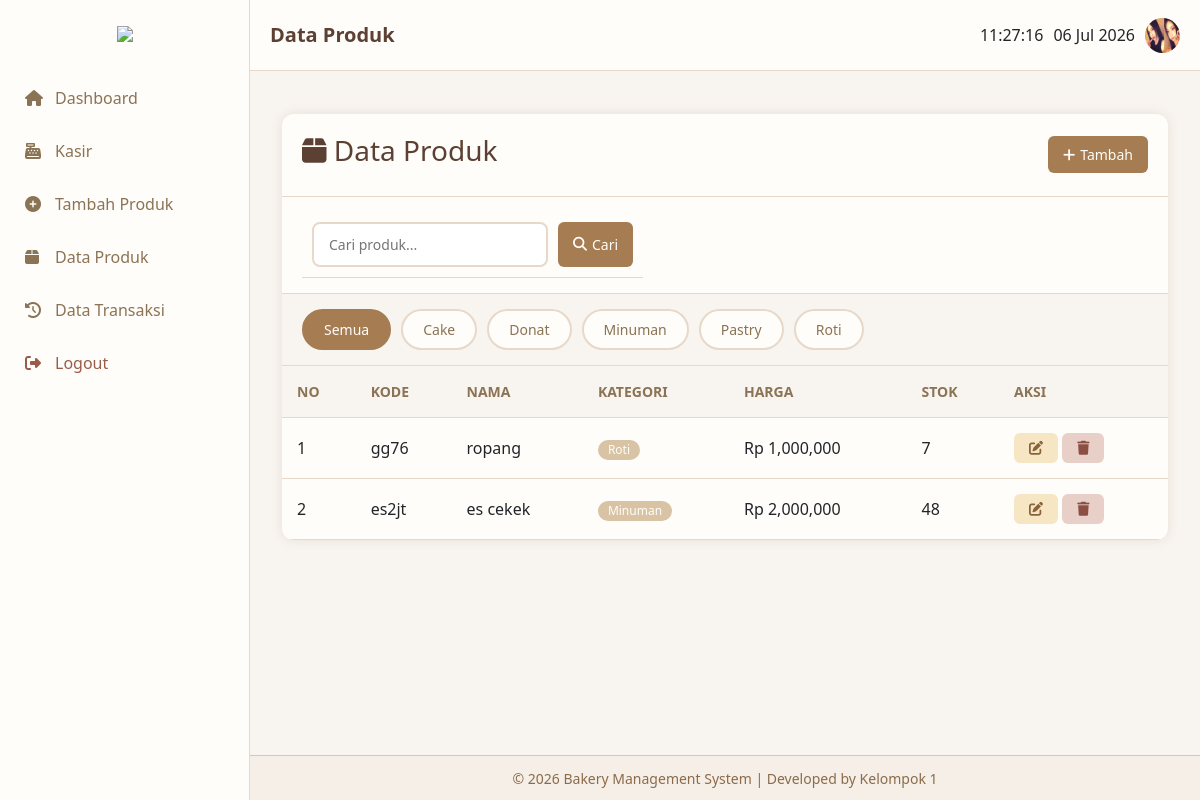
Page /app/produk/index.php (signed in) on the committed database.
### tables this page shows
CREATE TABLE `produk` (
  `id_produk` int NOT NULL,
  `kode_produk` varchar(10) NOT NULL,
  `nama_produk` varchar(100) NOT NULL,
  `harga` int NOT NULL,
  `stok` int NOT NULL,
  `id_kategori` int NOT NULL
);

CREATE TABLE `kategori` (
  `id_kategori` int NOT NULL,
  `nama_kategori` varchar(50) NOT NULL
);

### app/produk/index.php (the view, shortened to what this page needs)
<?php
require_once '../../config/config.php';
$cari = $_GET['cari'] ?? '';
$kategori = $_GET['kategori'] ?? 'semua';
$kategori_list = ['semua'];
$res_kat = mysqli_query($koneksi, "SELECT nama_kategori FROM kategori ORDER BY nama_kategori");
while ($row = mysqli_fetch_assoc($res_kat)) {
    $kategori_list[] = $row['nama_kategori'];
}
$sql = "SELECT p.id_produk, p.kode_produk, p.nama_produk, p.harga, p.stok, k.nama_kategori
        FROM produk p
        LEFT JOIN kategori k ON p.id_kategori = k.id_kategori
        WHERE 1=1";
$sql .= " ORDER BY p.id_produk DESC";
$result = mysqli_query($koneksi, $sql);
$data = [];
while ($row = mysqli_fetch_assoc($result)) {
    $data[] = $row;
}
$judul = "Data Produk";
?>
<!DOCTYPE html>
<html lang="id">
<head>
    <link rel="stylesheet" href="../../assets/lib/css/bootstrap.min.css">
    <link rel="stylesheet" href="../../assets/css/style.css">
    <link rel="stylesheet" href="https://cdnjs.cloudflare.com/ajax/libs/font-awesome/6.4.0/css/all.min.css">
</head>
<body>
<?php include '../../components/sidebar.php'; ?>
    <div class="main-content">
        <?php include '../../components/header.php'; ?>
        <div class="container-fluid mt-4">
            <div class="table-container">
                <div class="table-header">
                    <h3><i class="fas fa-box"></i> Data Produk</h3>
                    <a href="tambah.php" class="btn btn-primary"><i class="fas fa-plus"></i> Tambah</a>
                </div>
                <form method="GET" class="form-cari">
                            <div class="form-cari" style="padding: 10px;">
                                <input type="text" name="cari" placeholder="Cari produk..." value="<?= htmlspecialchars($cari) ?>">
                                <button type="submit" class="btn btn-primary">
                                    <i class="fas fa-search"></i> Cari
                                </button>
                            </div>
                        </form>
                <div class="kategori-filter">
                    <?php foreach ($kategori_list as $kat): ?>
                    <a href="?kategori=<?= htmlspecialchars($kat) ?>&cari=<?= htmlspecialchars($cari) ?>"
                        class="kategori-btn <?= $kategori == $kat ? 'active' : '' ?>">
                        <?= ucfirst($kat) ?>
                    </a>
                    <?php endforeach; ?>
                </div>
                <div class="table-responsive">
                    <table>
                        <thead>
                            <tr>
                                <th>No</th>
                                <th>Kode</th>
                                <th>Nama</th>
                                <th>Kategori</th>
                                <th>Harga</th>
                                <th>Stok</th>
                                <th>Aksi</th>
                            </tr>
                        </thead>
                        <tbody>
                            <?php if (!empty($data)): ?>
                            <?php $no = 1; foreach ($data as $p): ?>
                            <tr>
                                <td><?= $no++ ?></td>
                                <td><?= htmlspecialchars($p['kode_produk']) ?></td>
                                <td><?= htmlspecialchars($p['nama_produk']) ?></td>
                                <td><span class="badge"><?= htmlspecialchars($p['nama_kategori'] ?? '-') ?></span></td>
                                <td>Rp <?= number_format($p['harga']) ?></td>
                                <td>
                                    <span class="<?= ($p['stok'] ?? 0) <= 3 ? 'stok-sedikit' : '' ?>">
                                        <?= $p['stok'] ?? 0 ?>
                                    </span>
                                </td>
                                <td>
                                    <a href="edit.php?id=<?= $p['id_produk'] ?>" class="btn btn-edit"><i class="fas fa-edit"></i></a>
                                    <a href="hapus.php?id=<?= $p['id_produk'] ?>" class="btn btn-hapus" onclick="return confirm('Yakin hapus?')"><i class="fas fa-trash"></i></a>
                                </td>
                            </tr>
                            <?php endforeach; ?>
                            <?php else: ?>
                            <tr><td colspan="7" class="text-center text-muted">Produk tidak ditemukan</td></tr>
                            <?php endif; ?>
                        </tbody>
                    </table>
                </div>
            </div>
        </div>
        <?php include '../../components/footer.php'; ?>
    </div>
</body>
</html>

### components/sidebar.php
<div class="sidebar" id="sidebar">
    <div style="text-align:center;padding:20px 10px;">
        <img src="/bakery/assets/img/logo.png" width="150">
    </div>
    <div class="sidebar-menu">
        <a href="/bakery/app/dashboard.php"><i class="fas fa-home"></i> Dashboard</a>
        <a href="/bakery/app/kasir/index.php"><i class="fas fa-cash-register"></i> Kasir</a>
        <a href="/bakery/app/produk/tambah.php"><i class="fas fa-plus-circle"></i> Tambah Produk</a>
        <a href="/bakery/app/produk/index.php"><i class="fas fa-box"></i> Data Produk</a>
        <a href="/bakery/app/transaksi/index.php"><i class="fas fa-history"></i> Data Transaksi</a>
        <a href="/bakery/app/logout.php" class="logout"><i class="fas fa-sign-out-alt"></i> Logout</a>
    </div>
</div>

### components/header.php (shortened to what this page needs)
<nav class="navbar">
    <span class="navbar-brand"><?= $judul ?></span>
    <div class="user-info">
        <span class="jam-digital" id="jam"></span>
        <span><?= date('d M Y') ?></span>
        <img src="/bakery/assets/img/user2.jpg" class="rounded-circle" width="35">
    </div>
</nav>

### components/footer.php
<footer class="footer">
    © 2026 Bakery Management System | Developed by Kelompok 1
</footer>

### assets/css/style.css (style rules this page uses)
:root { --primary: #A67C52; --primary-light: #D8C3A5; --dark: #5C4033; --light: #F8F4EF; --gray: #8B7355; --white: #FFFDF9; --shadow: 0 0 12px rgba(122, 93, 66, 0.12); --border: #E7D8C9; }
* { margin: 0; padding: 0; box-sizing: border-box; }
body { font-family: 'Segoe UI', Tahoma, Geneva, Verdana, sans-serif; background: var(--light); }
.sidebar { background: var(--white); height: 100vh; position: fixed; left: 0; top: 0; width: 250px; border-right: 1px solid var(--border); transition: 0.3s; z-index: 100; }
.sidebar-menu { padding: 10px; }
.sidebar-menu a { display: flex; align-items: center; gap: 10px; padding: 12px 15px; color: var(--gray); text-decoration: none; border-radius: 8px; margin-bottom: 5px; transition: 0.2s; }
.sidebar-menu a i { width: 20px; }
.sidebar-menu .logout { color: #9A5B4A; }
.main-content { margin-left: 250px; padding: 90px 20px 60px; min-height: 100vh; }
.navbar { background: var(--white); padding: 15px 20px; display: flex; justify-content: space-between; align-items: center; border-bottom: 1px solid var(--border); position: fixed; top: 0; left: 250px; right: 0; z-index: 1000; }
.navbar .navbar-brand { font-size: 20px; font-weight: bold; color: var(--dark); }
.navbar .user-info { display: flex; align-items: center; gap: 10px; }
.table-container { background: var(--white); border-radius: 12px; box-shadow: var(--shadow); overflow: hidden; }
.table-header { padding: 20px; display: flex; justify-content: space-between; align-items: center; border-bottom: 1px solid var(--border); }
.table-header h3 { color: var(--dark); }
.table-responsive { overflow-x: auto; }
table { width: 100%; border-collapse: collapse; }
th, td { padding: 15px; text-align: left; border-bottom: 1px solid var(--border); }
th { background: var(--light); color: var(--gray); font-weight: 600; font-size: 14px; text-transform: uppercase; }
.btn { padding: 8px 15px; border-radius: 6px; border: none; cursor: pointer; font-size: 14px; display: inline-flex; align-items: center; gap: 5px; }
.btn-edit { background: #F7E6C4; color: #8A633B; }
.btn-hapus { background: #E8CFC7; color: #8B4F44; }
.btn-primary { background: var(--primary); color: var(--white); }
.form-cari { padding: 15px 20px; display: flex; gap: 10px; flex-wrap: wrap; border-bottom: 1px solid var(--border); }
.form-cari input[type="text"] { flex: 1; min-width: 200px; padding: 10px 15px; border: 2px solid var(--border); border-radius: 8px; font-size: 14px; }
.kategori-filter { padding: 15px 20px; display: flex; gap: 10px; flex-wrap: wrap; border-bottom: 1px solid var(--border); background: #F8F4EF; }
.kategori-btn { padding: 8px 20px; border-radius: 25px; border: 2px solid var(--border); background: var(--white); color: var(--gray); text-decoration: none; font-size: 14px; font-weight: 500; transition: all 0.2s ease; display: inline-block; }
.kategori-btn.active { background: var(--primary); border-color: var(--primary); color: var(--white); }
.badge { display: inline-block; padding: 4px 10px; border-radius: 15px; font-size: 12px; font-weight: 500; background: var(--primary-light); color: var(--white); }
.mt-4 { margin-top: 20px; }
.footer { position: fixed; bottom: 0; left: 250px; right: 0; height: 45px; display: flex; justify-content: center; align-items: center; background: #f5efe7; color: #8b6b4a; border-top: 1px solid #d9c7b5; font-size: 14px; z-index: 999; }

### rows in the picture
produk: kode_produk "gg76", nama_produk "ropang", id_kategori.nama_kategori "Roti", harga "1,000,000", stok "7"
produk: kode_produk "es2jt", nama_produk "es cekek", id_kategori.nama_kategori "Minuman", harga "2,000,000", stok "48"

### other values in the picture
$judul "Data Produk"
$kat "Semua"
$kat "Cake"
$kat "Donat"
$kat "Minuman"
$kat "Pastry"
$kat "Roti"
